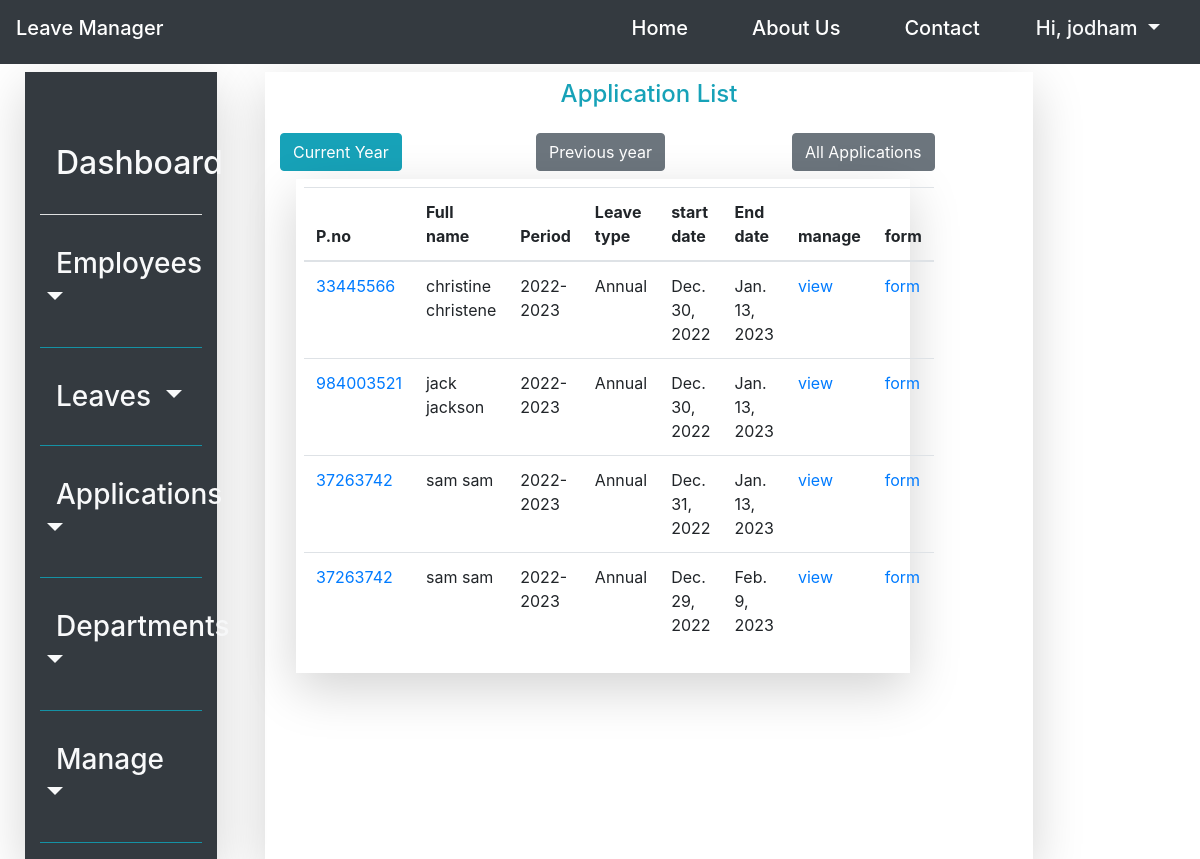
Screenshot of /application/list (signed in) with the database file from the repository.
### leave_management_app/models.py (models this page shows, shortened)
class Leave_application(models.Model):
    Applicant = models.ForeignKey(Employee, null=True, on_delete=models.SET_NULL)
    financial_year = models.CharField(max_length=10)
    leave_type = models.ForeignKey(Leave_type, on_delete=models.CASCADE)
    medical_certificate = models.BooleanField(default=False)
    no_of_days_applied = models.IntegerField(default=30)
    leave_application_date = models.DateTimeField(default=timezone.now)
    leave_starting_date = models.DateField()
    leave_end_date = models.DateField()

class Employee(models.Model):
    emp_personal_no = models.CharField(max_length=20, primary_key=True)
    employee_firstname = models.CharField(max_length=20)
    employee_lastname = models.CharField(max_length=20)
    employee_email = models.EmailField()
    employee_department_id = models.ForeignKey(Department, on_delete=models.CASCADE, null=True)
    employee_designation = models.CharField(max_length=20)
    employee_gender = models.CharField(choices=gender, max_length=6)
    employee_category = models.CharField(choices=employee_category_list, max_length=10)
    date_created = models.DateTimeField(default=timezone.now)
    date_employed = models.DateField()
    is_active = models.BooleanField(default=True)
    def __str__(self):
        return self.fullname()
    def fullname(self):
        return '{} {}'.format(self.employee_firstname, self.employee_lastname)

class Leave_type(models.Model):
    leave_type_name = models.CharField(choices=leave_category_list, max_length=30)
    leave_duration = models.CharField(default='30/36 days', max_length=30)
    leave_type_description = models.TextField()
    def __str__(self):
        return self.leave_type_name

### leave_management_app/views.py (the view)
# urls.py: path('application/list', ApplicationListview.as_view(), name='current_year_applications'),
class ApplicationListview(ListView):
    model = Leave_application
    context_object_name = 'applications'
    ordering = '-leave_application_date'
    template_name = 'leave_application_list'
    paginate_by = 10
    def get_queryset(self):
        qs = super().get_queryset()
        return qs.filter(financial_year=current_financial_year)

### leave_management_app/templates/leave_management_app/leave_application_list.html (shortened to what this page needs)
{%extends 'leave_management_app/base.html'%}
    {%block content%}
<div class="row p-4" style="height: 95vh; width: 100%; background-color: white; background-attachment: fixed;">
        {%block navbar%}
            {%include 'navigation/sidenav.html'%}
        {%endblock navbar%}
    <div class="col-lg-8 mt-3 ml-5 shadow-lg">
        <div class="py-2 text-center"><label class="text-info h4">Application List</label></div>
    	<div class="row py-2">
                <div class="col-4">
					<a href="{%url 'current_year_applications'%}" class="btn btn-info">Current Year</a>
				</div>
                <div class="col-4">
					<a href="{%url 'previous_year_applications'%}" class="btn btn-secondary">Previous year</a>
				</div>
                <div class="col-4">
					<a class="btn btn-secondary" href="{%url 'all_leave_applications'%}">All Applications</a>
				</div>
        </div>
        <div class="row ml-3">
        <div class="col-md-10 p-2 shadow-lg">
            <table class="table">
              <thead>
                <tr>
                  <th scope="col">P.no</th>
                  <th scope="col">Full name</th>
                  <th scope="col">Period</th>
                  <th scope="col">Leave type</th>
                  <th scope="col">start date</th>
                   <th scope="col">End date</th>
                    <th scope="col">manage</th>
                    <th scope="col">form</th>
                </tr>
              </thead>
              <tbody>
              {%for application in applications %}
                <tr>
                  <td><a href="#">{{application.Applicant_id}}</a></td>
                  <td>{{application.Applicant}}</td>
                  <td>{{application.financial_year}}</td>
                  <td>{{application.leave_type}}</td>
                  <td>{{application.leave_starting_date}}</td>
                  <td>{{application.leave_end_date}}</td>
                  <td><a class="" href="{%url 'leave_application_detail' application.id%}">view</a></td>
                  <td><a class="" href="{%url 'application_form' application.id%}">form</a></td>
                </tr>
                {% endfor %}
              </tbody>
            </table>
        </div>
    </div>
    </div>
</div>
{%endblock content%}

### leave_management_app/templates/navigation/horizontal_navbar.html (shortened to what this page needs)
<nav class="navbar navbar-expand-lg navbar-light bg-dark fixed-top">
  <a class="navbar-brand h2 text-white" href="{%url 'home'%}">Leave Manager</a>
  <div class="collapse navbar-collapse" id="navbarNavAltMarkup">
    <div class="navbar-nav ml-auto">
      <a class="nav-item nav-link h5 text-white mx-4" href="{%url 'home'%}">Home <span class="sr-only">(current)</span></a>
      <a class="nav-item nav-link h5 text-white mx-4" href="#">About Us</a>
      <a class="nav-item nav-link h5 text-white mx-4" href="#">Contact</a>
      {%if user.is_authenticated%}
      <div class="dropdown show mx-4 my-2">
          <a class="text-light h5 dropdown-toggle" href="#" role="button" id="dropdownLink" data-toggle="dropdown" aria-haspopup="true" aria-expanded="false">
            Hi, {{user.username}}
          </a>
      </div>
      {%else%}
        <a class="nav-item nav-link h5 text-white mx-4" href="{%url 'login'%}">Login</a>
      {%endif%}
    </div>
  </div>
</nav>

### rows the page displays
Leave_application: Applicant_id "33445566", Applicant "christine christene", financial_year "2022-2023", leave_type "Annual", leave_starting_date "Dec. 30, 2022", leave_end_date "Jan. 13, 2023"
Leave_application: Applicant_id "984003521", Applicant "jack jackson", financial_year "2022-2023", leave_type "Annual", leave_starting_date "Dec. 30, 2022", leave_end_date "Jan. 13, 2023"
Leave_application: Applicant_id "37263742", Applicant "sam sam", financial_year "2022-2023", leave_type "Annual", leave_starting_date "Dec. 31, 2022", leave_end_date "Jan. 13, 2023"
Leave_application: Applicant_id "37263742", Applicant "sam sam", financial_year "2022-2023", leave_type "Annual", leave_starting_date "Dec. 29, 2022", leave_end_date "Feb. 9, 2023"

### other values shown
{{ user.username }} "jodham"
